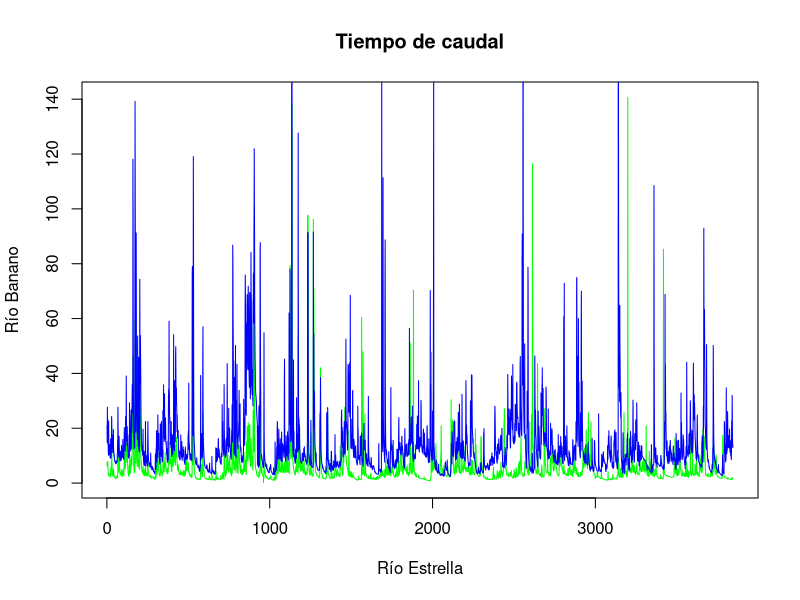
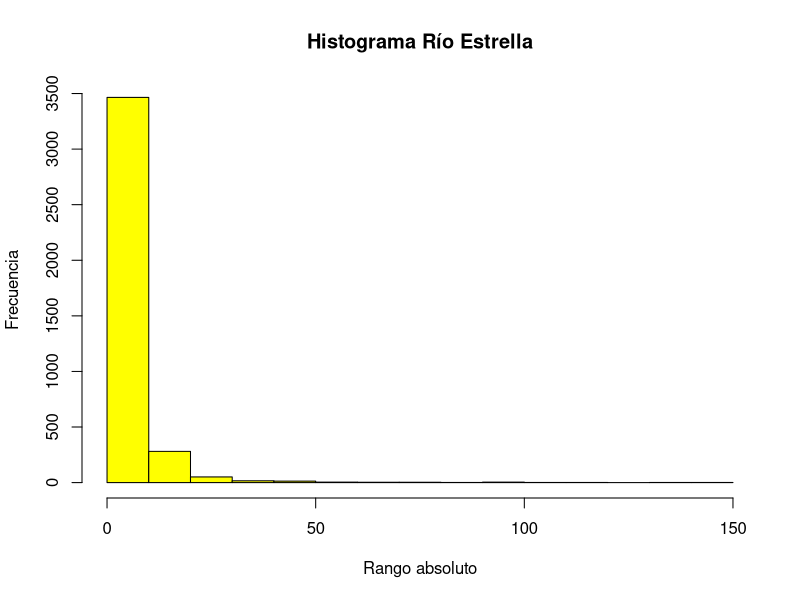
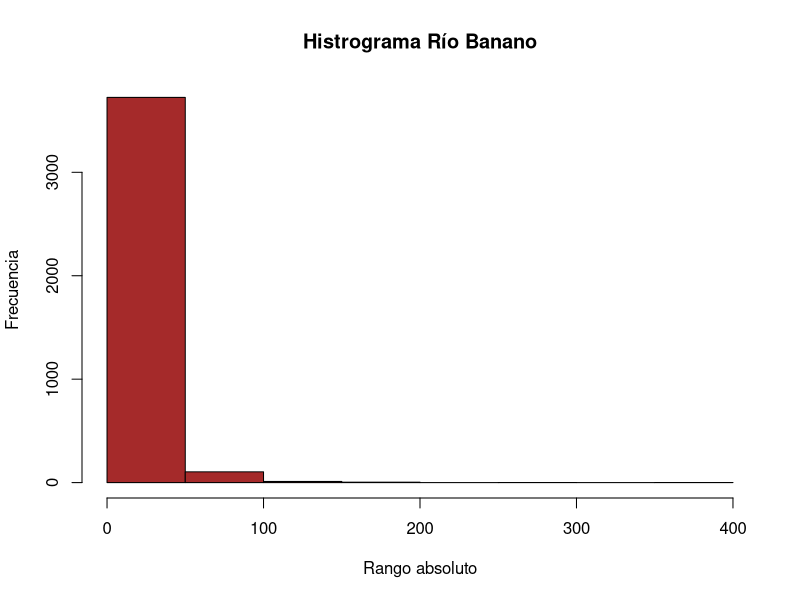
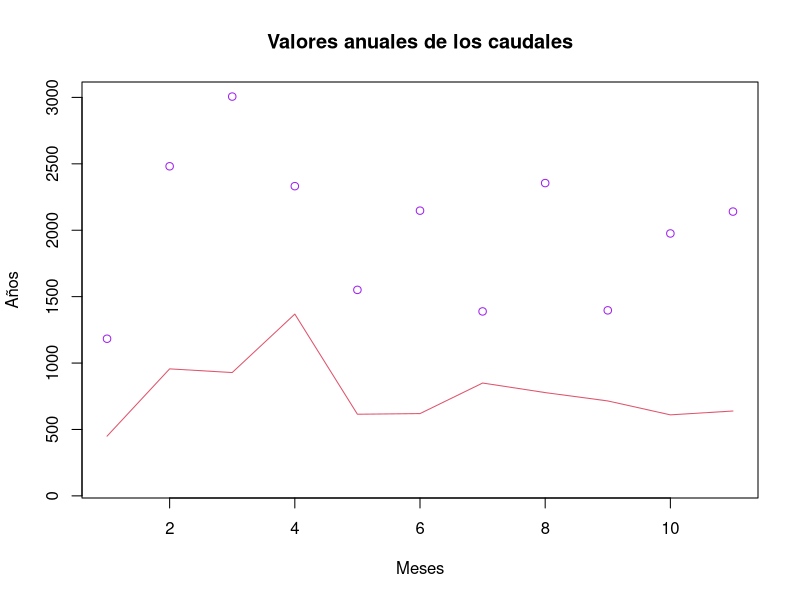
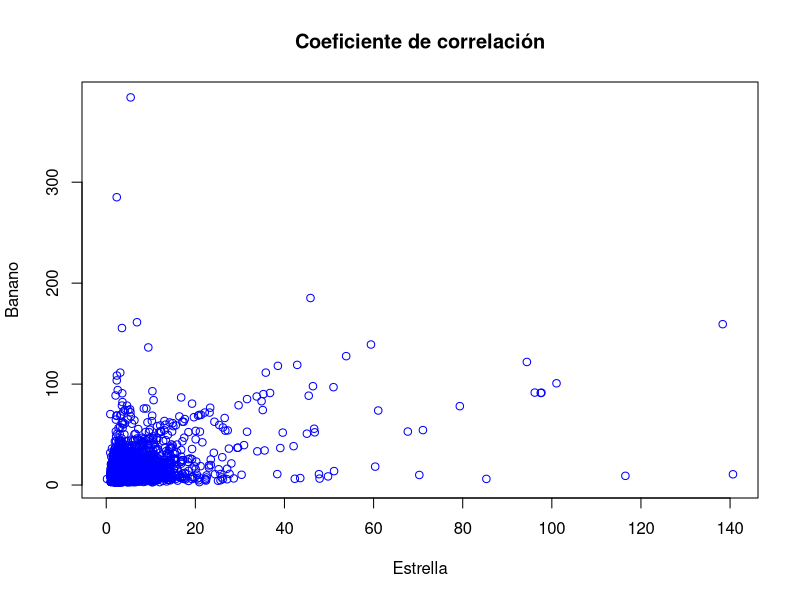

Write R code to recreate these figures, in order.
## ---- chunk 1
knitr::opts_chunk$set(echo = TRUE)
## ---- chunk 2
inp <- read.csv("FDC.csv")

head(inp)
dim(inp)

inp[!complete.cases(inp),]
## ---- chunk 3
plot(inp[,2], type = "l", col="green",
     
main = "Tiempo de caudal",
xlab = ("Río Estrella"),
ylab = ("Río Banano")
)
 
lines(inp[,3],col="blue")
## ---- chunk 4
summary(inp[,2:3])
hist(inp[,2],
     main = "Histograma Río Estrella",
     xlab = ("Rango absoluto"),
     ylab = ("Frecuencia"),
     col="yellow"
)
## ---- chunk 5
hist(inp[,3],
     main = "Histrograma Río Banano",
     xlab = ("Rango absoluto"),
     ylab = ("Frecuencia"),
     col="brown"
     )
## ---- chunk 6
names(inp) <- c("fecha", "Estrella","Banano")
attach(inp)

Tempdate <- strptime(inp[,1], format= "%d/%m/%Y")

MAQ_Estrella <- tapply(Estrella, format(Tempdate, format = "%Y"), FUN = sum) 
MAQ_Banano <- tapply(Banano, format(Tempdate, format = "%Y"), FUN = sum)
write.csv(rbind(MAQ_Estrella, MAQ_Banano),file= "MAQ.csv")

plot(MAQ_Banano,ylim = c(100,3000),
     main = "Valores anuales de los caudales",
     xlab = ("Meses"),
     ylab = ("Años"),
     col="purple"
     )
lines(MAQ_Estrella, col = 2)

MMQ_Estrella <- tapply(Estrella, format(Tempdate, format = "%m"), FUN = sum)   
MMQ_Banano <- tapply(Banano, format(Tempdate, format = "%m"), FUN = sum) 
## ---- chunk 7
plot(inp[,2], inp[,3],
     main = "Coeficiente de correlación",
     xlab = ("Estrella"),
     ylab = ("Banano"),
     col="blue"
     )
